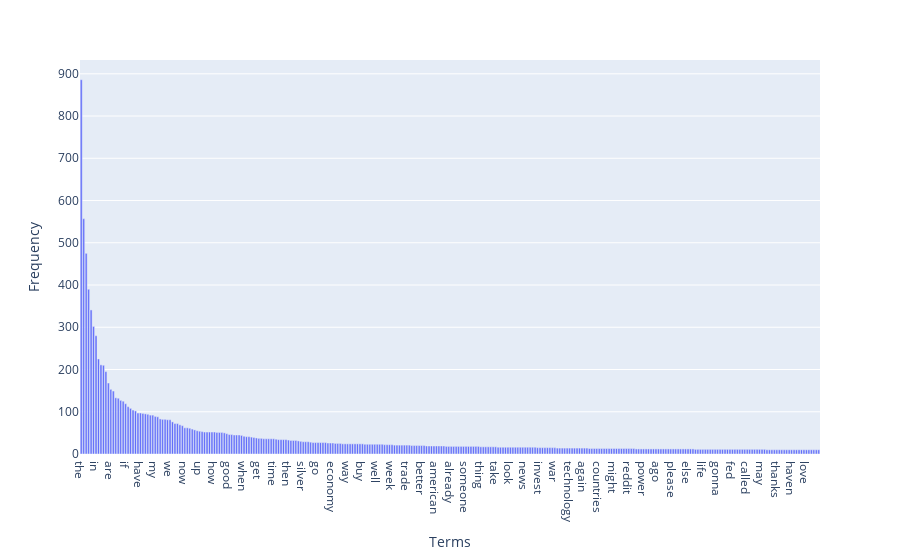

The code cell stored with this chart in its notebook:
### Markdown cell above
### Exercise 14

### Code cell
# Exercise 14
df_data = pd.DataFrame({
    'Terms': count_vect.get_feature_names_out(),
    'Frequency': term_frequencies
})

df_data = df_data.sort_values(by='Frequency', ascending=False).head(300)

fig = px.bar(
    df_data,
    x='Terms',
    y='Frequency',
)

fig.show()

### Figure 1 — Plotly figure (JSON) as saved in the notebook; plotly's stock layout.template omitted (floating-point values rounded to 4 significant figures; data arrays with more than 128 entries replaced by an {"elided": "..."} marker saying what was removed)
{"data": [{"hovertemplate": "Terms=%{x}<br>Frequency=%{y}<extra></extra>", "legendgroup": "", "marker": {"color": "#636efa", "pattern": {"shape": ""}}, "name": "", "orientation": "v", "showlegend": false, "textposition": "auto", "type": "bar", "x": {"elided": "300 str values"}, "xaxis": "x", "y": {"elided": "300 int values"}, "yaxis": "y"}], "layout": {"barmode": "relative", "legend": {"tracegroupgap": 0}, "margin": {"t": 60}, "xaxis": {"anchor": "y", "domain": [0, 1], "title": {"text": "Terms"}}, "yaxis": {"anchor": "x", "domain": [0, 1], "title": {"text": "Frequency"}}}}
